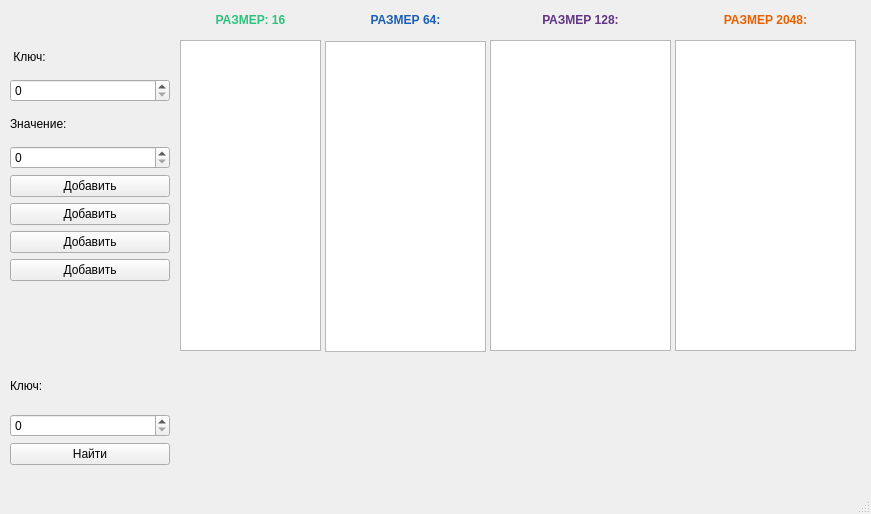
<?xml version="1.0" encoding="UTF-8"?>
<ui version="4.0">
 <class>MainWindow</class>
 <widget class="QMainWindow" name="MainWindow">
  <property name="geometry">
   <rect>
    <x>0</x>
    <y>0</y>
    <width>871</width>
    <height>514</height>
   </rect>
  </property>
  <property name="windowTitle">
   <string>MainWindow</string>
  </property>
  <widget class="QWidget" name="centralwidget">
   <widget class="QTextBrowser" name="demonstratingBrowser">
    <property name="geometry">
     <rect>
      <x>180</x>
      <y>40</y>
      <width>141</width>
      <height>311</height>
     </rect>
    </property>
   </widget>
   <widget class="QWidget" name="verticalLayoutWidget">
    <property name="geometry">
     <rect>
      <x>10</x>
      <y>40</y>
      <width>160</width>
      <height>241</height>
     </rect>
    </property>
    <layout class="QVBoxLayout" name="verticalLayout">
     <item>
      <widget class="QLabel" name="label">
       <property name="text">
        <string> Ключ:</string>
       </property>
      </widget>
     </item>
     <item>
      <widget class="QSpinBox" name="keySpinBox"/>
     </item>
     <item>
      <widget class="QLabel" name="label_2">
       <property name="text">
        <string>Значение:</string>
       </property>
      </widget>
     </item>
     <item>
      <widget class="QSpinBox" name="valueSpinBox"/>
     </item>
     <item>
      <widget class="QPushButton" name="addButton">
       <property name="text">
        <string>Добавить</string>
       </property>
      </widget>
     </item>
     <item>
      <widget class="QPushButton" name="addButton64">
       <property name="text">
        <string>Добавить</string>
       </property>
      </widget>
     </item>
     <item>
      <widget class="QPushButton" name="addButton128">
       <property name="text">
        <string>Добавить</string>
       </property>
      </widget>
     </item>
     <item>
      <widget class="QPushButton" name="addButton2048">
       <property name="text">
        <string>Добавить</string>
       </property>
      </widget>
     </item>
    </layout>
   </widget>
   <widget class="QWidget" name="verticalLayoutWidget_2">
    <property name="geometry">
     <rect>
      <x>10</x>
      <y>364</y>
      <width>160</width>
      <height>101</height>
     </rect>
    </property>
    <layout class="QVBoxLayout" name="verticalLayout_2">
     <item>
      <widget class="QLabel" name="label_3">
       <property name="text">
        <string>Ключ:</string>
       </property>
      </widget>
     </item>
     <item>
      <widget class="QSpinBox" name="searchKeySpinBox"/>
     </item>
     <item>
      <widget class="QPushButton" name="searchButton">
       <property name="text">
        <string>Найти</string>
       </property>
      </widget>
     </item>
    </layout>
   </widget>
   <widget class="QLabel" name="searchResultLabel">
    <property name="geometry">
     <rect>
      <x>190</x>
      <y>370</y>
      <width>661</width>
      <height>91</height>
     </rect>
    </property>
    <property name="text">
     <string/>
    </property>
   </widget>
   <widget class="QLabel" name="label_4">
    <property name="geometry">
     <rect>
      <x>180</x>
      <y>10</y>
      <width>141</width>
      <height>20</height>
     </rect>
    </property>
    <property name="text">
     <string>&lt;html&gt;&lt;head/&gt;&lt;body&gt;&lt;p align=&quot;center&quot;&gt;&lt;span style=&quot; font-weight:700; color:#2ec27e;&quot;&gt;РАЗМЕР: 16&lt;/span&gt;&lt;/p&gt;&lt;/body&gt;&lt;/html&gt;</string>
    </property>
   </widget>
   <widget class="QLabel" name="label_5">
    <property name="geometry">
     <rect>
      <x>325</x>
      <y>10</y>
      <width>161</width>
      <height>20</height>
     </rect>
    </property>
    <property name="text">
     <string>&lt;html&gt;&lt;head/&gt;&lt;body&gt;&lt;p align=&quot;center&quot;&gt;&lt;span style=&quot; font-weight:700; color:#1a5fb4;&quot;&gt;РАЗМЕР 64:&lt;/span&gt;&lt;/p&gt;&lt;/body&gt;&lt;/html&gt;</string>
    </property>
   </widget>
   <widget class="QTextBrowser" name="demonstratingBrowser64">
    <property name="geometry">
     <rect>
      <x>325</x>
      <y>41</y>
      <width>161</width>
      <height>311</height>
     </rect>
    </property>
   </widget>
   <widget class="QTextBrowser" name="demonstratingBrowser128">
    <property name="geometry">
     <rect>
      <x>490</x>
      <y>40</y>
      <width>181</width>
      <height>311</height>
     </rect>
    </property>
   </widget>
   <widget class="QTextBrowser" name="demonstratingBrowser2048">
    <property name="geometry">
     <rect>
      <x>675</x>
      <y>40</y>
      <width>181</width>
      <height>311</height>
     </rect>
    </property>
   </widget>
   <widget class="QLabel" name="label_6">
    <property name="geometry">
     <rect>
      <x>495</x>
      <y>10</y>
      <width>171</width>
      <height>20</height>
     </rect>
    </property>
    <property name="text">
     <string>&lt;html&gt;&lt;head/&gt;&lt;body&gt;&lt;p align=&quot;center&quot;&gt;&lt;span style=&quot; font-weight:700; color:#613583;&quot;&gt;РАЗМЕР 128:&lt;/span&gt;&lt;/p&gt;&lt;/body&gt;&lt;/html&gt;</string>
    </property>
   </widget>
   <widget class="QLabel" name="label_7">
    <property name="geometry">
     <rect>
      <x>680</x>
      <y>10</y>
      <width>171</width>
      <height>20</height>
     </rect>
    </property>
    <property name="text">
     <string>&lt;html&gt;&lt;head/&gt;&lt;body&gt;&lt;p align=&quot;center&quot;&gt;&lt;span style=&quot; font-weight:700; color:#e66100;&quot;&gt;РАЗМЕР 2048:&lt;/span&gt;&lt;/p&gt;&lt;/body&gt;&lt;/html&gt;</string>
    </property>
   </widget>
  </widget>
  <widget class="QMenuBar" name="menubar">
   <property name="geometry">
    <rect>
     <x>0</x>
     <y>0</y>
     <width>871</width>
     <height>23</height>
    </rect>
   </property>
  </widget>
  <widget class="QStatusBar" name="statusbar"/>
 </widget>
 <resources/>
 <connections/>
</ui>
